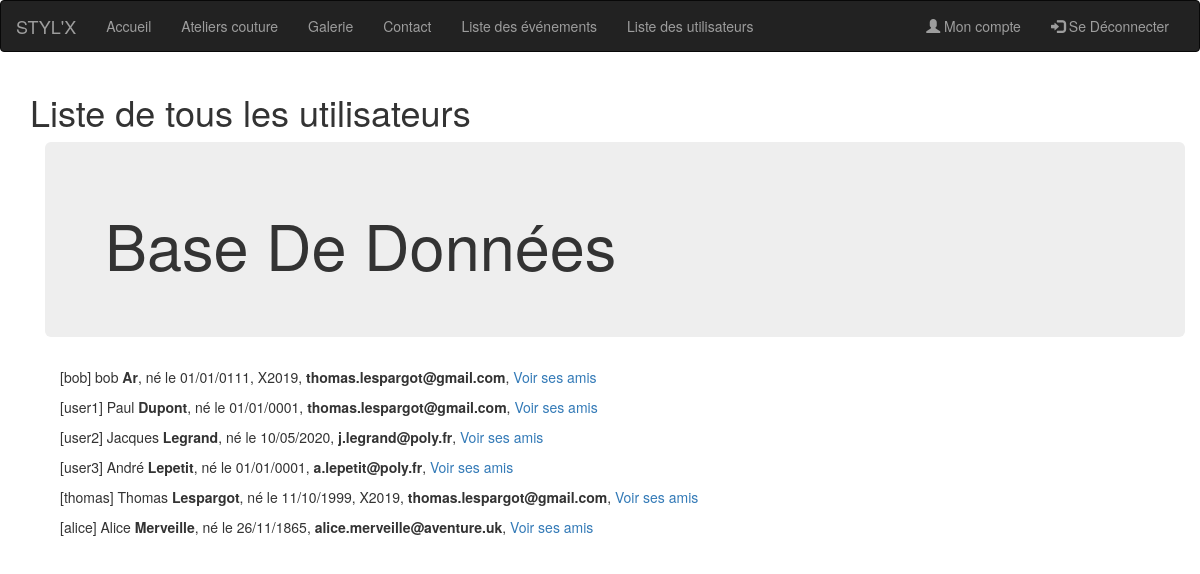
The app's page /Projet/index.php?page=base (signed in) with its own data.
### tables this page shows
CREATE TABLE `utilisateurs` (
  `login` varchar(64) NOT NULL,
  `mdp` varchar(40) NOT NULL,
  `nom` varchar(64) NOT NULL,
  `prenom` varchar(64) NOT NULL,
  `promotion` int(11) DEFAULT NULL,
  `naissance` date NOT NULL,
  `email` varchar(128) NOT NULL,
  `feuille` varchar(64) NOT NULL,
  `isAdmin` int(1) DEFAULT 0
);

### Projet/scripts/Utilisateur.php (the view, shortened to what this page needs)
<?php
class Utilisateur {
    public $login;
    public $nom;
    public $prenom;
    public $promotion;
    public $naissance;
    public $email;
    public function __toString() {
        if($this->promotion==NULL){
            $promotion='';
        } else {
            $promotion= " X".$this->promotion.", ";
        }
        return "[".$this->login."] ".$this->prenom." <B>".$this->nom."</B>, né le ".explode ( "-" ,$this->naissance )[2]."/".explode ( "-" ,$this->naissance )[1]."/".explode ( "-" ,$this->naissance )[0].", ".$promotion." <B>".$this->email."</B>, <a href='index.php?page=amisde&login=$this->login'>Voir ses amis</a>";
    }
}
?>

### Projet/utilities/utils.php (shortened to what this page needs)
<?php
$page_list = array(
   array(
      "name" => "welcome",
      "title" => "Accueil de notre site",
      "menutitle" => "Accueil"
   ),
   array(
      "name" => "contacts",
      "title" => "Qui sommes-nous ?",
      "menutitle" => "Nous contacter"
   ),
   array(
      "name" => "inscription",
      "title" => "Inscription sur le site",
      "menutitle" => "S'inscrire"
   ),
   array(
      "name" => "upload",
      "title" => "Ajoutez des fichiers au site",
      "menutitle" => "Ajout de fichiers"
   ),
   array(
      "name" => "inscription_cours",
      "title" => "Inscription aux différents événements",
      "menutitle" => "Evénements"
   ),
   array(
      "name" => "photos",
      "title" => "Photos des derniers événements",
      "menutitle" => "galerie"
   ),
   array(
      "name" => "base",
      "title" => "Liste de tous les utilisateurs",
      "menutitle" => ""
   ),
   array(
      "name" => "tableau",
      "title" => "Liste des événements",
      "menutitle" => ""
   ),
   array(
      "name" => "changePassword",
      "title" => "Mon compte",
      "menutitle" => ""
   ),
   array(
      "name" => "calendrier",
      "title" => "Nos événements",
      "menutitle" => ""
   ),
   array(
      "name" => "deleteUser",
      "title" => "Se désinscrire",
      "menutitle" => ""
   ),
   array(
      "name" => "participant",
      "title" => "Participants aux événements",
      "menutitle" => ""
   )
);
function generateHTMLHeader($titre_page, $chemin)
{
   echo <<<CHAINE_DE_FIN
<!DOCTYPE html>
<html lang="fr">
   <head>
      <link href=$chemin rel="stylesheet">
      <link href= "css/w3.css" rel="stylesheet">
      <link href= "css/masonry-docs.css" rel="stylesheet">
      <link href= "css/image-picker.css" rel="stylesheet">
      <link href= "css/mafeuille.css" rel="stylesheet">
      <link href= "css/lightbox.css" rel="stylesheet">
      <link rel="stylesheet" href="https://maxcdn.bootstrapcdn.com/bootstrap/3.4.1/css/bootstrap.min.css">
      <link rel="stylesheet" href="https://maxcdn.bootstrapcdn.com/bootstrap/3.4.1/css/bootstrap.min.css">
      <script src="https://ajax.googleapis.com/ajax/libs/jquery/3.5.1/jquery.min.js"></script>
      <script src="https://maxcdn.bootstrapcdn.com/bootstrap/3.4.1/js/bootstrap.min.js"></script>
      <link rel="stylesheet" type="text/css" href="css/myalert.min.css" />
	   <link rel="stylesheet" type="text/css" href="css/myalert-theme.min.css" />
      <meta name="viewport" content="width=device-width, initial-scale=1">
      <meta name="Victor Mongay et Thomas Lespargot" content="Nom de l'auteur"/>
      <meta name="keywords" content="Mots clefs relatifs à cette page"/>
      <meta name="description" content="Descriptif court"/>
      <title>$titre_page</title>
      <style>
         table{
            border:1px solid  black !important;
         }
         td{
            border:1px solid  black !important;
         }
      </style>
      <link href='lib/main.css' rel='stylesheet' />
      <script src='lib/main.js'></script>
      <link rel="stylesheet" type="text/css" href="https://cdn.datatables.net/v/dt/dt-1.10.23/datatables.min.css"/>
      <script src="https://cdn.datatables.net/v/dt/dt-1.10.23/datatables.min.js"></script>
      <script src='js/lightbox.js'></script>
   </head>
   <body>
	<script src="js/myalert.min.js"></script>
CHAINE_DE_FIN;
}
function generateHTMLFooter()
{
   echo <<<CHAINE_DE_FIN
   </body>
</html>
CHAINE_DE_FIN;
}
function checkPage($askedPage)
{
   $authorized = false;
   global $page_list;
   foreach ($page_list as $page) {
      if ($askedPage == $page['name']) {
         $authorized = true;
      }
   }
   return $authorized;
}
function getPageTitle($askedPage)
{
   global $page_list;
   foreach ($page_list as $page) {
      if ($askedPage == $page['name']) {
         return ($page['title']);
      }
   }
}
function generateMenu()
{
   if (isset($_GET["page"])) $page = $_GET["page"];
   else $page = "welcome";
   echo <<<CHAINE_DE_FIN
<nav class="navbar navbar-inverse">
   <div class="container-fluid">
        <div class="navbar-header">
          <button type="button" class="navbar-toggle" data-toggle="collapse" data-target="#myNavbar">
            <span class="icon-bar"></span>
            <span class="icon-bar"></span>
            <span class="icon-bar"></span>
          </button>
          <a class="navbar-brand" href="#">STYL'X</a>
        </div>
        <div class="collapse navbar-collapse" id="myNavbar">
         <ul class="nav navbar-nav">
            <li class="nav-item">
                  <a class="nav-link" href="index.php?page=welcome">Accueil <span class="sr-only">(current)</span></a>
            </li>
            <li class="nav-item">
                  <a class="nav-link" href="index.php?page=calendrier">Ateliers couture</a>
            </li>
            <li class="nav-item">
                  <a class="nav-link" href="index.php?page=photos">Galerie</a>
            </li>
            <li class="nav-item">
                  <a class="nav-link" href="index.php?page=contacts">Contact</a>
            </li>
CHAINE_DE_FIN;
   if (isset($_SESSION['isAdmin'])) {
      echo ' <li class="nav-item"><a class="nav-link" href="index.php?page=tableau">Liste des événements</a></li>';
      echo ' <li class="nav-item"><a class="nav-link" href="index.php?page=base">Liste des utilisateurs</a></li>';
   }
   echo '</ul>';
   if (!isset($_SESSION['loggedIn']) || $_SESSION['loggedIn'] == false) {
      echo <<<CHAINE_DE_FIN
         <ul class="nav navbar-nav navbar-right">
            <li>
               <form action="index.php?todo=login&page=$page" method='post'>
                  <p style = "padding-top: 10px; padding-bottom: 10px" >
                     <input type="text" name="login" placeholder="login" required />
                     <input type="password" name="mdp" placeholder="mot de passe" required />
                     <input type="submit" value="Valider" />
                  </p>
               </form>
            </li>
            <li><a href="index.php?page=inscription"><span class="glyphicon glyphicon-user"></span> S'inscrire</a></li>
         </ul>
      </div>
   </div>
</nav>
CHAINE_DE_FIN;
   } else {
      echo <<<CHAINE_DE_FIN
         <ul class="nav navbar-nav navbar-right">
            <li><a href="index.php?page=changePassword"><span class="glyphicon glyphicon-user"></span> Mon compte </a></li>
            <li><a href="index.php?page=$page&todo=logout"><span class="glyphicon glyphicon-log-in"></span> Se Déconnecter</a></li>
         </ul>
      </div>
   </div>
</nav>
CHAINE_DE_FIN;
   }
}

### Projet/index.php (shortened to what this page needs)
<?php
require "utilities/utils.php";
require "scripts/Utilisateur.php";
require "scripts/utils.php";
if (isset($_GET['page'])) {
    $askedPage = $_GET['page'];
} else {
    $askedPage = "welcome";
}
$authorized = checkPage($askedPage);
if ($authorized) {
    $pageTitle = getPageTitle($askedPage);
} else {
    $pageTitle = "Erreur";
}
generateHTMLHeader($pageTitle, "css/perso.css");
echo "<nav id='menu'>";
generateMenu();
echo "</nav>";
echo "<div class='container'>";
echo '<h1>' . $pageTitle . '</h1>';
if (checkPage($askedPage)) {
    require('content/content_' . $askedPage . '.php');
} else {
    echo "<p>Désolé, vous êtes trop gentlemen pour accéder à la page demandée.</p>";
}
echo "</div>";
generateHTMLFooter();

### Projet/content/content_base.php (shortened to what this page needs)
<div class="container">
    <div class="jumbotron">
        <h1>Base De Données</h1>
    </div>
    <div class="container">
        <?php
            $query = "SELECT * FROM `utilisateurs` order by nom, prenom";
            $sth = $dbh->prepare($query);
            $sth->setFetchMode(PDO::FETCH_CLASS, 'Utilisateur');
            $sth->execute();
            while($toto = $sth->fetch()){
                echo '<p>'.$toto.'<br>'.'</p>'. PHP_EOL;
            }
        ?>
    </div>
</div>

### Projet/css/w3.css (style rules this page uses)
html { box-sizing:border-box }
*,*:before,*:after { box-sizing:inherit }
html { -ms-text-size-adjust:100%;-webkit-text-size-adjust:100% }
body { margin:0 }
article,aside,details,figcaption,figure,footer,header,main,menu,nav,section { display:block }
a { background-color:transparent }
b,strong { font-weight:bolder }
html,body { font-family:Verdana,sans-serif;font-size:15px;line-height:1.5 }
html { overflow-x:hidden }
h1 { font-size:36px }
h1,h2,h3,h4,h5,h6 { font-family:"Segoe UI",Arial,sans-serif;font-weight:400;margin:10px 0 }
a { color:inherit }

### Projet/css/masonry-docs.css (style rules this page uses)
html { font-family: sans-serif; line-height: 1.15; -ms-text-size-adjust: 100%; -webkit-text-size-adjust: 100%; }
body { margin: 0; }
article, aside, footer, header, nav, section { display: block; }
h1 { font-size: 2em; margin: 0.67em 0; }
a { background-color: transparent; -webkit-text-decoration-skip: objects; }
b, strong { font-weight: inherit; }
b, strong { font-weight: bolder; }
* { -webkit-box-sizing: border-box; -moz-box-sizing: border-box; box-sizing: border-box; }
html { font-size: 17px; line-height: 1.5; }
body { color: #333; background: #D8D5D2; }
body, input, button { font-family: Texta, Avenir Next, sans-serif; }
a, a code { color: #A2C; text-decoration: none; }
h1, h2, h3, h4 { line-height: 1.25; }
ul, ol { padding-left: 1.8em; }
@media screen and ( min-width: 768px) { html { font-size: 19px; } }
.container { margin-left: 10px; margin-right: 10px; max-width: 1200px; }
@media screen and ( min-width: 1100px) { .container { margin-left: 6%; margin-right: 200px; } }

### records on screen
utilisateurs: login "bob", prenom "bob", nom "Ar", naissance "01", naissance "0111", promotion "X2019,", email "thomas.lespargot@gmail.com"
utilisateurs: login "user1", prenom "Paul", nom "Dupont", naissance "01", naissance "0001", email "thomas.lespargot@gmail.com"
utilisateurs: login "user2", prenom "Jacques", nom "Legrand", naissance "10", naissance "05", naissance "2020", email "j.legrand@poly.fr"
utilisateurs: login "user3", prenom "André", nom "Lepetit", naissance "01", naissance "0001", email "a.lepetit@poly.fr"
utilisateurs: login "thomas", prenom "Thomas", nom "Lespargot", naissance "11", naissance "10", naissance "1999", promotion "X2019,", email "thomas.lespargot@gmail.com"
utilisateurs: login "alice", prenom "Alice", nom "Merveille", naissance "26", naissance "11", naissance "1865", email "alice.merveille@aventure.uk"

### other values on screen
$pageTitle "Liste de tous les utilisateurs"
